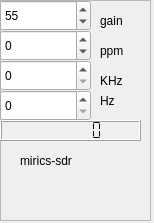
<?xml version="1.0" encoding="UTF-8"?>
<ui version="4.0">
 <class>Form</class>
 <widget class="QWidget" name="Form">
  <property name="geometry">
   <rect>
    <x>0</x>
    <y>0</y>
    <width>154</width>
    <height>223</height>
   </rect>
  </property>
  <property name="windowTitle">
   <string>Form</string>
  </property>
  <widget class="QFrame" name="frame">
   <property name="geometry">
    <rect>
     <x>0</x>
     <y>0</y>
     <width>151</width>
     <height>221</height>
    </rect>
   </property>
   <property name="frameShape">
    <enum>QFrame::StyledPanel</enum>
   </property>
   <property name="frameShadow">
    <enum>QFrame::Raised</enum>
   </property>
   <widget class="QLCDNumber" name="rateDisplay">
    <property name="geometry">
     <rect>
      <x>0</x>
      <y>120</y>
      <width>141</width>
      <height>21</height>
     </rect>
    </property>
    <property name="numDigits">
     <number>7</number>
    </property>
    <property name="segmentStyle">
     <enum>QLCDNumber::Flat</enum>
    </property>
   </widget>
   <widget class="QLabel" name="label">
    <property name="geometry">
     <rect>
      <x>20</x>
      <y>150</y>
      <width>67</width>
      <height>21</height>
     </rect>
    </property>
    <property name="text">
     <string>mirics-sdr</string>
    </property>
   </widget>
   <widget class="QSpinBox" name="externalGain">
    <property name="geometry">
     <rect>
      <x>0</x>
      <y>0</y>
      <width>91</width>
      <height>31</height>
     </rect>
    </property>
    <property name="maximum">
     <number>103</number>
    </property>
    <property name="value">
     <number>55</number>
    </property>
   </widget>
   <widget class="QSpinBox" name="f_correction">
    <property name="geometry">
     <rect>
      <x>0</x>
      <y>30</y>
      <width>91</width>
      <height>31</height>
     </rect>
    </property>
    <property name="minimum">
     <number>-100</number>
    </property>
    <property name="maximum">
     <number>100</number>
    </property>
   </widget>
   <widget class="QSpinBox" name="khzOffset">
    <property name="geometry">
     <rect>
      <x>0</x>
      <y>60</y>
      <width>91</width>
      <height>31</height>
     </rect>
    </property>
    <property name="maximum">
     <number>1000000</number>
    </property>
   </widget>
   <widget class="QSpinBox" name="hzOffset">
    <property name="geometry">
     <rect>
      <x>0</x>
      <y>90</y>
      <width>91</width>
      <height>31</height>
     </rect>
    </property>
    <property name="maximum">
     <number>999</number>
    </property>
   </widget>
   <widget class="QLabel" name="label_2">
    <property name="geometry">
     <rect>
      <x>100</x>
      <y>90</y>
      <width>51</width>
      <height>21</height>
     </rect>
    </property>
    <property name="text">
     <string>Hz</string>
    </property>
   </widget>
   <widget class="QLabel" name="label_3">
    <property name="geometry">
     <rect>
      <x>100</x>
      <y>70</y>
      <width>41</width>
      <height>21</height>
     </rect>
    </property>
    <property name="text">
     <string>KHz</string>
    </property>
   </widget>
   <widget class="QLabel" name="label_4">
    <property name="geometry">
     <rect>
      <x>100</x>
      <y>40</y>
      <width>51</width>
      <height>21</height>
     </rect>
    </property>
    <property name="text">
     <string>ppm</string>
    </property>
   </widget>
   <widget class="QLabel" name="label_5">
    <property name="geometry">
     <rect>
      <x>100</x>
      <y>10</y>
      <width>41</width>
      <height>21</height>
     </rect>
    </property>
    <property name="text">
     <string>gain</string>
    </property>
   </widget>
   <widget class="QLabel" name="statusLabel">
    <property name="geometry">
     <rect>
      <x>16</x>
      <y>180</y>
      <width>121</width>
      <height>21</height>
     </rect>
    </property>
    <property name="text">
     <string/>
    </property>
   </widget>
  </widget>
 </widget>
 <resources/>
 <connections/>
</ui>
